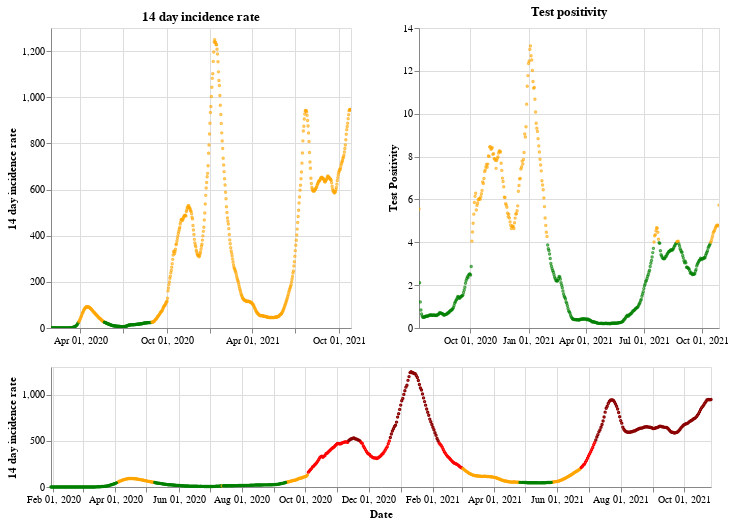

Notebook cell for this chart:
### Markdown cell above
## England

### Code cell
plot_traffic_light('England')

### Figure 1 — Vega-Lite specification as saved in the notebook (floating-point values rounded to 4 significant figures; data arrays with more than 128 entries replaced by an {"elided": "..."} marker saying what was removed)
{"config": {"view": {"continuousWidth": 400, "continuousHeight": 300}}, "vconcat": [{"hconcat": [{"mark": {"type": "point", "size": 2}, "encoding": {"color": {"condition": {"value": "green", "test": "(datum.twoWeeklyCasesRate <= 25)"}, "value": "orange"}, "tooltip": [{"type": "nominal", "field": "areaName"}, {"type": "temporal", "field": "date"}, {"type": "quantitative", "field": "twoWeeklyCasesRate"}, {"type": "quantitative", "field": "testPositivity"}], "x": {"type": "temporal", "axis": {"title": ""}, "field": "date", "scale": {"domain": {"selection": "DateBrush"}}, "timeUnit": "yearmonthdate"}, "y": {"type": "quantitative", "axis": {"title": "14 day incidence rate"}, "field": "twoWeeklyCasesRate"}}, "title": "14 day incidence rate", "width": 300}, {"mark": {"type": "point", "size": 2}, "encoding": {"color": {"condition": {"value": "green", "test": "(datum.testPositivity <= 4)"}, "value": "orange"}, "tooltip": [{"type": "nominal", "field": "areaName"}, {"type": "temporal", "field": "date"}, {"type": "quantitative", "field": "twoWeeklyCasesRate"}, {"type": "quantitative", "field": "testPositivity"}], "x": {"type": "temporal", "axis": {"title": ""}, "field": "date", "scale": {"domain": {"selection": "DateBrush"}}, "timeUnit": "yearmonthdate"}, "y": {"type": "quantitative", "axis": {"title": "Test Positivity"}, "field": "testPositivity"}}, "title": "Test positivity", "width": 300}]}, {"layer": [{"mark": {"type": "point", "size": 2}, "encoding": {"color": {"condition": {"value": "orange", "test": "(((datum.testPositivity < 4) && (datum.twoWeeklyCasesRate >= 50)) && (datum.twoWeeklyCasesRate < 200))"}, "value": "red"}, "opacity": {"condition": {"value": 1, "test": "((datum.twoWeeklyCasesRate >= 50) && (datum.twoWeeklyCasesRate < 500))"}, "value": 0}, "tooltip": [{"type": "nominal", "field": "areaName"}, {"type": "temporal", "field": "date"}, {"type": "quantitative", "field": "twoWeeklyCasesRate"}, {"type": "quantitative", "field": "testPositivity"}], "x": {"type": "temporal", "axis": {"title": "Date"}, "field": "date", "timeUnit": "yearmonthdate"}, "y": {"type": "quantitative", "axis": {"title": "14 day incidence rate"}, "field": "twoWeeklyCasesRate"}}, "selection": {"DateBrush": {"type": "interval", "encodings": ["x"], "fields": ["Time"]}}}, {"mark": {"type": "point", "size": 2}, "encoding": {"color": {"value": "darkred"}, "opacity": {"condition": {"value": 1, "test": "(datum.twoWeeklyCasesRate >= 500)"}, "value": 0}, "tooltip": [{"type": "nominal", "field": "areaName"}, {"type": "temporal", "field": "date"}, {"type": "quantitative", "field": "twoWeeklyCasesRate"}, {"type": "quantitative", "field": "testPositivity"}], "x": {"type": "temporal", "axis": {"title": "Date"}, "field": "date", "timeUnit": "yearmonthdate"}, "y": {"type": "quantitative", "axis": {"title": "14 day incidence rate"}, "field": "twoWeeklyCasesRate"}}}, {"mark": {"type": "point", "size": 2}, "encoding": {"color": {"condition": {"value": "green", "test": "((datum.testPositivity < 4) && (datum.twoWeeklyCasesRate < 50))"}, "value": "orange"}, "opacity": {"condition": {"value": 1, "test": "(datum.twoWeeklyCasesRate < 50)"}, "value": 0}, "tooltip": [{"type": "nominal", "field": "areaName"}, {"type": "temporal", "field": "date"}, {"type": "quantitative", "field": "twoWeeklyCasesRate"}, {"type": "quantitative", "field": "testPositivity"}], "x": {"type": "temporal", "axis": {"title": "Date"}, "field": "date", "timeUnit": "yearmonthdate"}, "y": {"type": "quantitative", "axis": {"title": "14 day incidence rate"}, "field": "twoWeeklyCasesRate"}}}], "height": 120, "width": 660}], "data": {"name": "data-304608a50111e8a84071c39365e0bd07"}, "$schema": "https://vega.github.io/schema/vega-lite/v4.8.1.json", "datasets": {"data-304608a50111e8a84071c39365e0bd07": {"elided": "637 records"}}}
